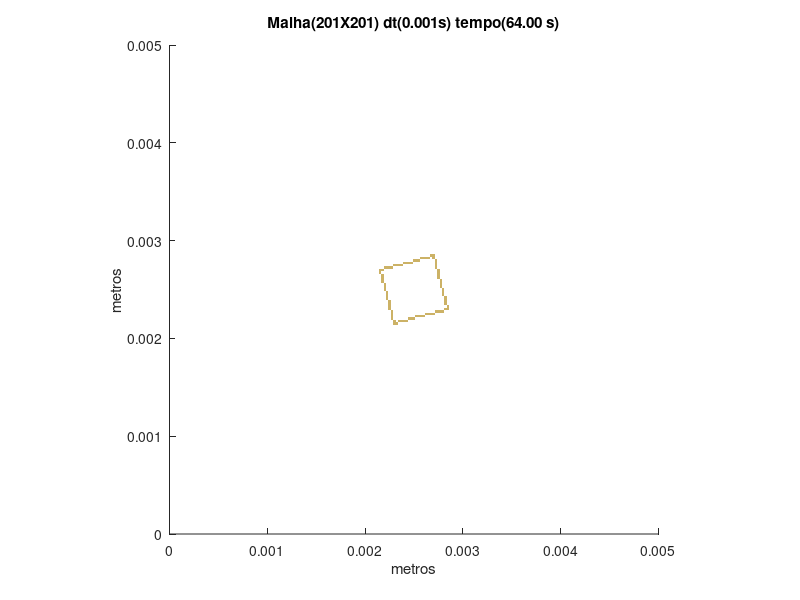

This chart was generated by the following MATLAB code:
set (gca,'PlotBoxAspectRatio',[1 1 1],'Xlim',[0,0.005],'Ylim',[0,0.005])
hold on
title('Malha(201X201) dt(0.001s) tempo(64.00 s)')
hold on
ylabel('metros')
hold on
xlabel('metros')
hold on

fill([0.00228855721393035 0.00228855721393035 0.0023134328358209 0.0023134328358209],[0.00213930348258706 0.00216417910447761 0.00216417910447761 0.00213930348258706],[0.8,0.7,0.4],'LineStyle','none')

fill([0.0023134328358209 0.0023134328358209 0.00233830845771144 0.00233830845771144],[0.00213930348258706 0.00216417910447761 0.00216417910447761 0.00213930348258706],[0.8,0.7,0.4],'LineStyle','none')

fill([0.00228855721393035 0.00228855721393035 0.0023134328358209 0.0023134328358209],[0.00216417910447761 0.00218905472636816 0.00218905472636816 0.00216417910447761],[0.8,0.7,0.4],'LineStyle','none')

fill([0.00233830845771144 0.00233830845771144 0.00236318407960199 0.00236318407960199],[0.00216417910447761 0.00218905472636816 0.00218905472636816 0.00216417910447761],[0.8,0.7,0.4],'LineStyle','none')

fill([0.00236318407960199 0.00236318407960199 0.00238805970149254 0.00238805970149254],[0.00216417910447761 0.00218905472636816 0.00218905472636816 0.00216417910447761],[0.8,0.7,0.4],'LineStyle','none')

fill([0.00238805970149254 0.00238805970149254 0.00241293532338308 0.00241293532338308],[0.00216417910447761 0.00218905472636816 0.00218905472636816 0.00216417910447761],[0.8,0.7,0.4],'LineStyle','none')

fill([0.00241293532338308 0.00241293532338308 0.00243781094527363 0.00243781094527363],[0.00216417910447761 0.00218905472636816 0.00218905472636816 0.00216417910447761],[0.8,0.7,0.4],'LineStyle','none')

fill([0.0022636815920398 0.0022636815920398 0.00228855721393035 0.00228855721393035],[0.00218905472636816 0.00221393034825871 0.00221393034825871 0.00218905472636816],[0.8,0.7,0.4],'LineStyle','none')

fill([0.00243781094527363 0.00243781094527363 0.00246268656716418 0.00246268656716418],[0.00218905472636816 0.00221393034825871 0.00221393034825871 0.00218905472636816],[0.8,0.7,0.4],'LineStyle','none')

fill([0.00246268656716418 0.00246268656716418 0.00248756218905473 0.00248756218905473],[0.00218905472636816 0.00221393034825871 0.00221393034825871 0.00218905472636816],[0.8,0.7,0.4],'LineStyle','none')

fill([0.00248756218905473 0.00248756218905473 0.00251243781094527 0.00251243781094527],[0.00218905472636816 0.00221393034825871 0.00221393034825871 0.00218905472636816],[0.8,0.7,0.4],'LineStyle','none')

fill([0.0022636815920398 0.0022636815920398 0.00228855721393035 0.00228855721393035],[0.00221393034825871 0.00223880597014925 0.00223880597014925 0.00221393034825871],[0.8,0.7,0.4],'LineStyle','none')

fill([0.00251243781094527 0.00251243781094527 0.00253731343283582 0.00253731343283582],[0.00221393034825871 0.00223880597014925 0.00223880597014925 0.00221393034825871],[0.8,0.7,0.4],'LineStyle','none')

fill([0.00253731343283582 0.00253731343283582 0.00256218905472637 0.00256218905472637],[0.00221393034825871 0.00223880597014925 0.00223880597014925 0.00221393034825871],[0.8,0.7,0.4],'LineStyle','none')

fill([0.00256218905472637 0.00256218905472637 0.00258706467661692 0.00258706467661692],[0.00221393034825871 0.00223880597014925 0.00223880597014925 0.00221393034825871],[0.8,0.7,0.4],'LineStyle','none')

fill([0.00258706467661692 0.00258706467661692 0.00261194029850746 0.00261194029850746],[0.00221393034825871 0.00223880597014925 0.00223880597014925 0.00221393034825871],[0.8,0.7,0.4],'LineStyle','none')

fill([0.0022636815920398 0.0022636815920398 0.00228855721393035 0.00228855721393035],[0.00223880597014925 0.0022636815920398 0.0022636815920398 0.00223880597014925],[0.8,0.7,0.4],'LineStyle','none')

fill([0.00261194029850746 0.00261194029850746 0.00263681592039801 0.00263681592039801],[0.00223880597014925 0.0022636815920398 0.0022636815920398 0.00223880597014925],[0.8,0.7,0.4],'LineStyle','none')

fill([0.00263681592039801 0.00263681592039801 0.00266169154228856 0.00266169154228856],[0.00223880597014925 0.0022636815920398 0.0022636815920398 0.00223880597014925],[0.8,0.7,0.4],'LineStyle','none')

fill([0.00266169154228856 0.00266169154228856 0.0026865671641791 0.0026865671641791],[0.00223880597014925 0.0022636815920398 0.0022636815920398 0.00223880597014925],[0.8,0.7,0.4],'LineStyle','none')

fill([0.0026865671641791 0.0026865671641791 0.00271144278606965 0.00271144278606965],[0.00223880597014925 0.0022636815920398 0.0022636815920398 0.00223880597014925],[0.8,0.7,0.4],'LineStyle','none')

fill([0.0022636815920398 0.0022636815920398 0.00228855721393035 0.00228855721393035],[0.0022636815920398 0.00228855721393035 0.00228855721393035 0.0022636815920398],[0.8,0.7,0.4],'LineStyle','none')

fill([0.00271144278606965 0.00271144278606965 0.0027363184079602 0.0027363184079602],[0.0022636815920398 0.00228855721393035 0.00228855721393035 0.0022636815920398],[0.8,0.7,0.4],'LineStyle','none')

fill([0.0027363184079602 0.0027363184079602 0.00276119402985075 0.00276119402985075],[0.0022636815920398 0.00228855721393035 0.00228855721393035 0.0022636815920398],[0.8,0.7,0.4],'LineStyle','none')

fill([0.00276119402985075 0.00276119402985075 0.00278606965174129 0.00278606965174129],[0.0022636815920398 0.00228855721393035 0.00228855721393035 0.0022636815920398],[0.8,0.7,0.4],'LineStyle','none')

fill([0.00278606965174129 0.00278606965174129 0.00281094527363184 0.00281094527363184],[0.0022636815920398 0.00228855721393035 0.00228855721393035 0.0022636815920398],[0.8,0.7,0.4],'LineStyle','none')

fill([0.00223880597014925 0.00223880597014925 0.0022636815920398 0.0022636815920398],[0.00228855721393035 0.0023134328358209 0.0023134328358209 0.00228855721393035],[0.8,0.7,0.4],'LineStyle','none')

fill([0.00281094527363184 0.00281094527363184 0.00283582089552239 0.00283582089552239],[0.00228855721393035 0.0023134328358209 0.0023134328358209 0.00228855721393035],[0.8,0.7,0.4],'LineStyle','none')

fill([0.00283582089552239 0.00283582089552239 0.00286069651741294 0.00286069651741294],[0.00228855721393035 0.0023134328358209 0.0023134328358209 0.00228855721393035],[0.8,0.7,0.4],'LineStyle','none')

fill([0.00223880597014925 0.00223880597014925 0.0022636815920398 0.0022636815920398],[0.0023134328358209 0.00233830845771144 0.00233830845771144 0.0023134328358209],[0.8,0.7,0.4],'LineStyle','none')

fill([0.00283582089552239 0.00283582089552239 0.00286069651741294 0.00286069651741294],[0.0023134328358209 0.00233830845771144 0.00233830845771144 0.0023134328358209],[0.8,0.7,0.4],'LineStyle','none')

fill([0.00223880597014925 0.00223880597014925 0.0022636815920398 0.0022636815920398],[0.00233830845771144 0.00236318407960199 0.00236318407960199 0.00233830845771144],[0.8,0.7,0.4],'LineStyle','none')

fill([0.00281094527363184 0.00281094527363184 0.00283582089552239 0.00283582089552239],[0.00233830845771144 0.00236318407960199 0.00236318407960199 0.00233830845771144],[0.8,0.7,0.4],'LineStyle','none')

fill([0.00223880597014925 0.00223880597014925 0.0022636815920398 0.0022636815920398],[0.00236318407960199 0.00238805970149254 0.00238805970149254 0.00236318407960199],[0.8,0.7,0.4],'LineStyle','none')

fill([0.00281094527363184 0.00281094527363184 0.00283582089552239 0.00283582089552239],[0.00236318407960199 0.00238805970149254 0.00238805970149254 0.00236318407960199],[0.8,0.7,0.4],'LineStyle','none')

fill([0.00221393034825871 0.00221393034825871 0.00223880597014925 0.00223880597014925],[0.00238805970149254 0.00241293532338308 0.00241293532338308 0.00238805970149254],[0.8,0.7,0.4],'LineStyle','none')

fill([0.00281094527363184 0.00281094527363184 0.00283582089552239 0.00283582089552239],[0.00238805970149254 0.00241293532338308 0.00241293532338308 0.00238805970149254],[0.8,0.7,0.4],'LineStyle','none')

fill([0.00221393034825871 0.00221393034825871 0.00223880597014925 0.00223880597014925],[0.00241293532338308 0.00243781094527363 0.00243781094527363 0.00241293532338308],[0.8,0.7,0.4],'LineStyle','none')

fill([0.00281094527363184 0.00281094527363184 0.00283582089552239 0.00283582089552239],[0.00241293532338308 0.00243781094527363 0.00243781094527363 0.00241293532338308],[0.8,0.7,0.4],'LineStyle','none')

fill([0.00221393034825871 0.00221393034825871 0.00223880597014925 0.00223880597014925],[0.00243781094527363 0.00246268656716418 0.00246268656716418 0.00243781094527363],[0.8,0.7,0.4],'LineStyle','none')

fill([0.00278606965174129 0.00278606965174129 0.00281094527363184 0.00281094527363184],[0.00243781094527363 0.00246268656716418 0.00246268656716418 0.00243781094527363],[0.8,0.7,0.4],'LineStyle','none')

fill([0.00221393034825871 0.00221393034825871 0.00223880597014925 0.00223880597014925],[0.00246268656716418 0.00248756218905473 0.00248756218905473 0.00246268656716418],[0.8,0.7,0.4],'LineStyle','none')

fill([0.00278606965174129 0.00278606965174129 0.00281094527363184 0.00281094527363184],[0.00246268656716418 0.00248756218905473 0.00248756218905473 0.00246268656716418],[0.8,0.7,0.4],'LineStyle','none')

fill([0.00218905472636816 0.00218905472636816 0.00221393034825871 0.00221393034825871],[0.00248756218905473 0.00251243781094527 0.00251243781094527 0.00248756218905473],[0.8,0.7,0.4],'LineStyle','none')

fill([0.00278606965174129 0.00278606965174129 0.00281094527363184 0.00281094527363184],[0.00248756218905473 0.00251243781094527 0.00251243781094527 0.00248756218905473],[0.8,0.7,0.4],'LineStyle','none')

fill([0.00218905472636816 0.00218905472636816 0.00221393034825871 0.00221393034825871],[0.00251243781094527 0.00253731343283582 0.00253731343283582 0.00251243781094527],[0.8,0.7,0.4],'LineStyle','none')

fill([0.00276119402985075 0.00276119402985075 0.00278606965174129 0.00278606965174129],[0.00251243781094527 0.00253731343283582 0.00253731343283582 0.00251243781094527],[0.8,0.7,0.4],'LineStyle','none')

fill([0.00218905472636816 0.00218905472636816 0.00221393034825871 0.00221393034825871],[0.00253731343283582 0.00256218905472637 0.00256218905472637 0.00253731343283582],[0.8,0.7,0.4],'LineStyle','none')

fill([0.00276119402985075 0.00276119402985075 0.00278606965174129 0.00278606965174129],[0.00253731343283582 0.00256218905472637 0.00256218905472637 0.00253731343283582],[0.8,0.7,0.4],'LineStyle','none')

fill([0.00216417910447761 0.00216417910447761 0.00218905472636816 0.00218905472636816],[0.00256218905472637 0.00258706467661692 0.00258706467661692 0.00256218905472637],[0.8,0.7,0.4],'LineStyle','none')

fill([0.00276119402985075 0.00276119402985075 0.00278606965174129 0.00278606965174129],[0.00256218905472637 0.00258706467661692 0.00258706467661692 0.00256218905472637],[0.8,0.7,0.4],'LineStyle','none')

fill([0.00216417910447761 0.00216417910447761 0.00218905472636816 0.00218905472636816],[0.00258706467661692 0.00261194029850746 0.00261194029850746 0.00258706467661692],[0.8,0.7,0.4],'LineStyle','none')

fill([0.00276119402985075 0.00276119402985075 0.00278606965174129 0.00278606965174129],[0.00258706467661692 0.00261194029850746 0.00261194029850746 0.00258706467661692],[0.8,0.7,0.4],'LineStyle','none')

fill([0.00216417910447761 0.00216417910447761 0.00218905472636816 0.00218905472636816],[0.00261194029850746 0.00263681592039801 0.00263681592039801 0.00261194029850746],[0.8,0.7,0.4],'LineStyle','none')

fill([0.0027363184079602 0.0027363184079602 0.00276119402985075 0.00276119402985075],[0.00261194029850746 0.00263681592039801 0.00263681592039801 0.00261194029850746],[0.8,0.7,0.4],'LineStyle','none')

fill([0.00216417910447761 0.00216417910447761 0.00218905472636816 0.00218905472636816],[0.00263681592039801 0.00266169154228856 0.00266169154228856 0.00263681592039801],[0.8,0.7,0.4],'LineStyle','none')

fill([0.0027363184079602 0.0027363184079602 0.00276119402985075 0.00276119402985075],[0.00263681592039801 0.00266169154228856 0.00266169154228856 0.00263681592039801],[0.8,0.7,0.4],'LineStyle','none')

fill([0.00213930348258706 0.00213930348258706 0.00216417910447761 0.00216417910447761],[0.00266169154228856 0.0026865671641791 0.0026865671641791 0.00266169154228856],[0.8,0.7,0.4],'LineStyle','none')

fill([0.0027363184079602 0.0027363184079602 0.00276119402985075 0.00276119402985075],[0.00266169154228856 0.0026865671641791 0.0026865671641791 0.00266169154228856],[0.8,0.7,0.4],'LineStyle','none')

fill([0.00213930348258706 0.00213930348258706 0.00216417910447761 0.00216417910447761],[0.0026865671641791 0.00271144278606965 0.00271144278606965 0.0026865671641791],[0.8,0.7,0.4],'LineStyle','none')

fill([0.00216417910447761 0.00216417910447761 0.00218905472636816 0.00218905472636816],[0.0026865671641791 0.00271144278606965 0.00271144278606965 0.0026865671641791],[0.8,0.7,0.4],'LineStyle','none')

fill([0.0027363184079602 0.0027363184079602 0.00276119402985075 0.00276119402985075],[0.0026865671641791 0.00271144278606965 0.00271144278606965 0.0026865671641791],[0.8,0.7,0.4],'LineStyle','none')

fill([0.00218905472636816 0.00218905472636816 0.00221393034825871 0.00221393034825871],[0.00271144278606965 0.0027363184079602 0.0027363184079602 0.00271144278606965],[0.8,0.7,0.4],'LineStyle','none')

fill([0.00221393034825871 0.00221393034825871 0.00223880597014925 0.00223880597014925],[0.00271144278606965 0.0027363184079602 0.0027363184079602 0.00271144278606965],[0.8,0.7,0.4],'LineStyle','none')

fill([0.00223880597014925 0.00223880597014925 0.0022636815920398 0.0022636815920398],[0.00271144278606965 0.0027363184079602 0.0027363184079602 0.00271144278606965],[0.8,0.7,0.4],'LineStyle','none')

fill([0.0022636815920398 0.0022636815920398 0.00228855721393035 0.00228855721393035],[0.00271144278606965 0.0027363184079602 0.0027363184079602 0.00271144278606965],[0.8,0.7,0.4],'LineStyle','none')

fill([0.00271144278606965 0.00271144278606965 0.0027363184079602 0.0027363184079602],[0.00271144278606965 0.0027363184079602 0.0027363184079602 0.00271144278606965],[0.8,0.7,0.4],'LineStyle','none')

fill([0.00228855721393035 0.00228855721393035 0.0023134328358209 0.0023134328358209],[0.0027363184079602 0.00276119402985075 0.00276119402985075 0.0027363184079602],[0.8,0.7,0.4],'LineStyle','none')

fill([0.0023134328358209 0.0023134328358209 0.00233830845771144 0.00233830845771144],[0.0027363184079602 0.00276119402985075 0.00276119402985075 0.0027363184079602],[0.8,0.7,0.4],'LineStyle','none')

fill([0.00233830845771144 0.00233830845771144 0.00236318407960199 0.00236318407960199],[0.0027363184079602 0.00276119402985075 0.00276119402985075 0.0027363184079602],[0.8,0.7,0.4],'LineStyle','none')

fill([0.00236318407960199 0.00236318407960199 0.00238805970149254 0.00238805970149254],[0.0027363184079602 0.00276119402985075 0.00276119402985075 0.0027363184079602],[0.8,0.7,0.4],'LineStyle','none')

fill([0.00271144278606965 0.00271144278606965 0.0027363184079602 0.0027363184079602],[0.0027363184079602 0.00276119402985075 0.00276119402985075 0.0027363184079602],[0.8,0.7,0.4],'LineStyle','none')

fill([0.00238805970149254 0.00238805970149254 0.00241293532338308 0.00241293532338308],[0.00276119402985075 0.00278606965174129 0.00278606965174129 0.00276119402985075],[0.8,0.7,0.4],'LineStyle','none')

fill([0.00241293532338308 0.00241293532338308 0.00243781094527363 0.00243781094527363],[0.00276119402985075 0.00278606965174129 0.00278606965174129 0.00276119402985075],[0.8,0.7,0.4],'LineStyle','none')

fill([0.00243781094527363 0.00243781094527363 0.00246268656716418 0.00246268656716418],[0.00276119402985075 0.00278606965174129 0.00278606965174129 0.00276119402985075],[0.8,0.7,0.4],'LineStyle','none')

fill([0.00246268656716418 0.00246268656716418 0.00248756218905473 0.00248756218905473],[0.00276119402985075 0.00278606965174129 0.00278606965174129 0.00276119402985075],[0.8,0.7,0.4],'LineStyle','none')

fill([0.00271144278606965 0.00271144278606965 0.0027363184079602 0.0027363184079602],[0.00276119402985075 0.00278606965174129 0.00278606965174129 0.00276119402985075],[0.8,0.7,0.4],'LineStyle','none')

fill([0.00248756218905473 0.00248756218905473 0.00251243781094527 0.00251243781094527],[0.00278606965174129 0.00281094527363184 0.00281094527363184 0.00278606965174129],[0.8,0.7,0.4],'LineStyle','none')

fill([0.00251243781094527 0.00251243781094527 0.00253731343283582 0.00253731343283582],[0.00278606965174129 0.00281094527363184 0.00281094527363184 0.00278606965174129],[0.8,0.7,0.4],'LineStyle','none')

fill([0.00253731343283582 0.00253731343283582 0.00256218905472637 0.00256218905472637],[0.00278606965174129 0.00281094527363184 0.00281094527363184 0.00278606965174129],[0.8,0.7,0.4],'LineStyle','none')

fill([0.00271144278606965 0.00271144278606965 0.0027363184079602 0.0027363184079602],[0.00278606965174129 0.00281094527363184 0.00281094527363184 0.00278606965174129],[0.8,0.7,0.4],'LineStyle','none')

fill([0.00256218905472637 0.00256218905472637 0.00258706467661692 0.00258706467661692],[0.00281094527363184 0.00283582089552239 0.00283582089552239 0.00281094527363184],[0.8,0.7,0.4],'LineStyle','none')

fill([0.00258706467661692 0.00258706467661692 0.00261194029850746 0.00261194029850746],[0.00281094527363184 0.00283582089552239 0.00283582089552239 0.00281094527363184],[0.8,0.7,0.4],'LineStyle','none')

fill([0.00261194029850746 0.00261194029850746 0.00263681592039801 0.00263681592039801],[0.00281094527363184 0.00283582089552239 0.00283582089552239 0.00281094527363184],[0.8,0.7,0.4],'LineStyle','none')

fill([0.00263681592039801 0.00263681592039801 0.00266169154228856 0.00266169154228856],[0.00281094527363184 0.00283582089552239 0.00283582089552239 0.00281094527363184],[0.8,0.7,0.4],'LineStyle','none')

fill([0.0026865671641791 0.0026865671641791 0.00271144278606965 0.00271144278606965],[0.00281094527363184 0.00283582089552239 0.00283582089552239 0.00281094527363184],[0.8,0.7,0.4],'LineStyle','none')

fill([0.00266169154228856 0.00266169154228856 0.0026865671641791 0.0026865671641791],[0.00283582089552239 0.00286069651741294 0.00286069651741294 0.00283582089552239],[0.8,0.7,0.4],'LineStyle','none')

fill([0.0026865671641791 0.0026865671641791 0.00271144278606965 0.00271144278606965],[0.00283582089552239 0.00286069651741294 0.00286069651741294 0.00283582089552239],[0.8,0.7,0.4],'LineStyle','none')
